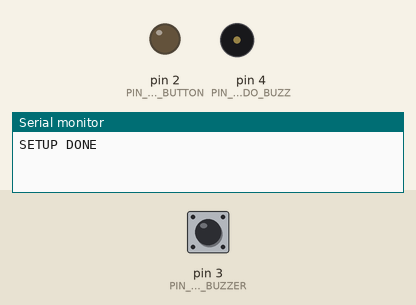
Simulated run of this sketch. Board: Arduino Uno, built with avr-gcc and run on an emulated ATmega328P. Parts: output pins drawn as LEDs (lit = HIGH), buzzer (waves = sounding, pin HIGH), the last lines printed to the serial monitor. The test bench sets the inputs (shaded band); at power-on: pin 3 (PIN_INTERCOM_BUZZER) LOW.

Above: at 1.2 s.
1.3 s: pin 3 (PIN_INTERCOM_BUZZER) pulsed HIGH 2 times (0.12 s each, 0.3 s apart)
At 1.7 s:
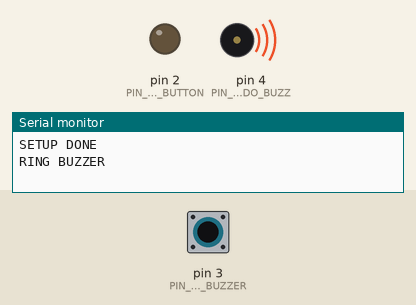
Timing chart, 0 to 5.9 s (numbered marks = the images above; inputs shaded):
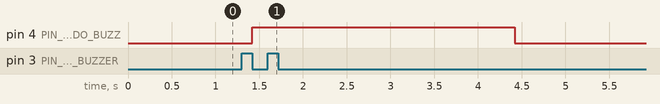

Measured:
- after the input at 1.3 s, pin 4 (PIN_INTERCOM_DO_BUZZ): LOW → HIGH after 0.12 s, → LOW 3.0 s later

The sketch:

intercom.ino
```cpp
#define LONGPRESS_ONLY

#define CHEAT_PRESS_NUM             4
#define CHEAT_PRESS_INTERVAL_MS     3000
#define DO_BUZZER_DELAY_MS          3000
#define DO_BUTTON_DELAY_MS          3000

#define PIN_INTERCOM_BUTTON         2
#define PIN_INTERCOM_BUZZER         3
#define PIN_INTERCOM_DO_BUZZ        4

void open_door() {
    Serial.println(F("OPEN DOOR"));
    digitalWrite(PIN_INTERCOM_BUTTON, HIGH);
    delay(DO_BUTTON_DELAY_MS);
    digitalWrite(PIN_INTERCOM_BUTTON, LOW);
}

void ring_buzzer() {
    Serial.println(F("RING BUZZER"));
    digitalWrite(PIN_INTERCOM_DO_BUZZ, HIGH);
    delay(DO_BUZZER_DELAY_MS);
    digitalWrite(PIN_INTERCOM_DO_BUZZ, LOW);
}

void setup() {
    Serial.begin(9600);
    pinMode(PIN_INTERCOM_BUTTON, OUTPUT);
    pinMode(PIN_INTERCOM_DO_BUZZ, OUTPUT);
    pinMode(PIN_INTERCOM_BUZZER, INPUT);
    Serial.println(F("SETUP DONE"));
}

void loop() {

    unsigned long ms = millis();

    if(digitalRead(PIN_INTERCOM_BUZZER) == HIGH) {
#ifdef LONGPRESS_ONLY
        while (digitalRead(PIN_INTERCOM_BUZZER)) {
            // wait till buzz is unpressed
            delay(10);
        }

        if(millis() - ms > CHEAT_PRESS_INTERVAL_MS) {
            // pressed long enough, open doors
            open_door();
        }
#else
        unsigned char presses = 0;
        bool pressed;
        for (presses = 0; millis() - ms < CHEAT_PRESS_INTERVAL_MS; ) {
            while (digitalRead(PIN_INTERCOM_BUZZER) == HIGH) {
                // wait till buzz is unpressed
                delay(10);
                pressed = true;
            }

            if(pressed) {
                presses++;
                pressed = false;
                Serial.print(presses);
                Serial.println(F(" PRESSES"));
            }
        }

        if(presses == CHEAT_PRESS_NUM) {
            // pressed the right number of times during the given interval, open doors
            open_door();
        }
#endif
        else {
            // not press long enough, make buzz ring
            ring_buzzer();
        }
    }
}
```
